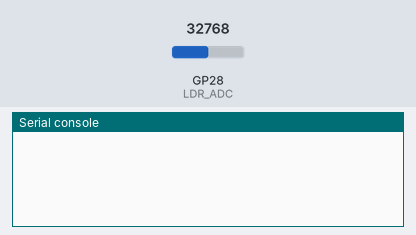
A program run on a simulated Raspberry Pi Pico running MicroPython. Shown: the last lines printed to the serial console. The test bench sets the inputs (shaded band); at power-on: GP28 (LDR_ADC) = 32768 (analog values on the 0–65535 scale). The clock reads 2024-03-15 10:24:30 at power-on unless the program sets it.

Above: at 1.2 s.
1.3 s: GP28 (LDR_ADC) set to 58960
2.8 s: GP28 (LDR_ADC) set to 61088
At 4.7 s:
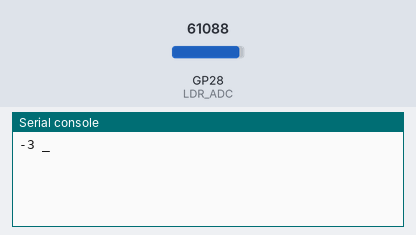
9.5 s: GP28 (LDR_ADC) set to 55888
At 10.5 s:
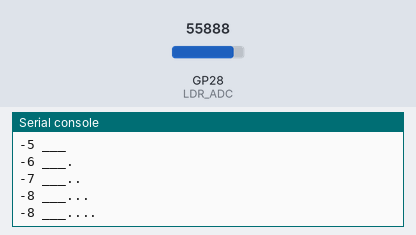
12.5 s: GP28 (LDR_ADC) set to 54496
At 14.1 s:
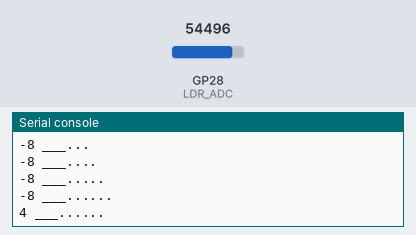
Timing chart, 0 to 15.6 s (numbered marks = the images above; inputs shaded):
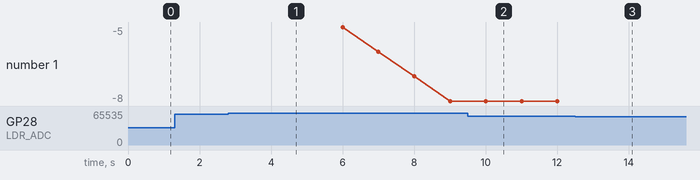

The program:

laser_reciever.py
```python
from machine import ADC, Pin
import utime
import time

LDR_PIN = 28

ON_VALUE = 60000

LDR_ADC = ADC(Pin(LDR_PIN))
time_end = None
time_start = None

def check_reading(ldr):
    global time_start, time_end
    if ldr >= ON_VALUE:
        time_start = time.time()
    elif ldr <= 55000:
        time_end = time.time()
    if time_end != None and time_start != None:
        total = time_end - time_start
        #time_start = None
        #time_end = None
        return total
    return 0

def check_character(time):
    if time >= -5 and time <=-3:
        return "_"
    elif time >= -9 and time <=-6:
        return "."
    elif time >= 2 and time <= 4:
        return " "
    elif time >=10:
        return "       "
    return None

def main():
    bericht = ""
    while True:

        ldr_value = LDR_ADC.read_u16()
        #print(ldr_value)

        time_ldr = check_reading(ldr_value)
        char = check_character(time_ldr)
        if char != None:
            bericht += char
            print(time_ldr, bericht)
        utime.sleep(1)

if __name__ == "__main__":
    main()


    
```

Measured:
- the behaviour switches between 59984 and 60000 on GP28 (LDR_ADC) (found by bisection; images 0 and 1)
- the behaviour switches between 55008 and 54992 on GP28 (LDR_ADC) (found by bisection; images 2 and 3)
- after the input at 2.8 s, the serial console: prints a new line after 1.2 s (image 1)
- after the input at 9.5 s, the serial console: prints a new line after 0.50 s (image 2)
- after the input at 12.5 s, the serial console: prints a new line after 0.50 s (image 3)
